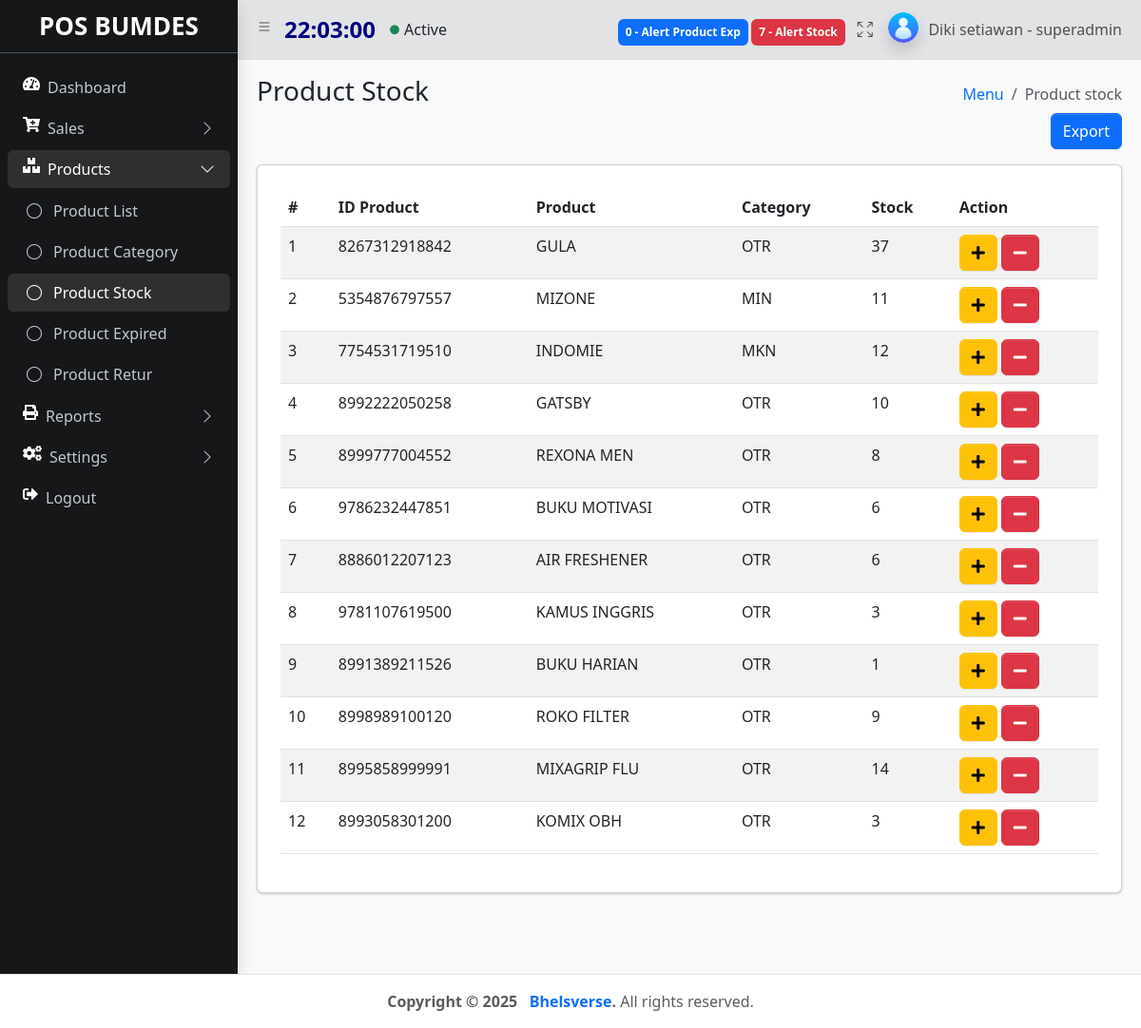
The page /index.php?&module=productStock&action=list (signed in) on the database its author committed.
### tables this page shows
CREATE TABLE `products` (
  `id` int(11) NOT NULL,
  `id_produk` varchar(50) NOT NULL,
  `nama_produk` varchar(100) NOT NULL,
  `id_kategori` varchar(11) NOT NULL,
  `stok` int(9) NOT NULL,
  `satuan` varchar(50) NOT NULL,
  `harga` int(9) NOT NULL,
  `product_exp` date DEFAULT NULL,
  `diskonitem` int(11) NOT NULL,
  `create_at` timestamp NOT NULL DEFAULT current_timestamp(),
  `update_at` timestamp NOT NULL DEFAULT current_timestamp()
);

CREATE TABLE `kategori` (
  `id_kategori` int(11) NOT NULL,
  `flag` text NOT NULL,
  `name` varchar(50) NOT NULL,
  `create_at` timestamp NOT NULL DEFAULT current_timestamp(),
  `update_at` timestamp NOT NULL DEFAULT current_timestamp()
);

### module/productStock/list.php (the view, shortened to what this page needs)
<?php
  $id_produk = isset($_GET['id_produk']) ? $_GET['id_produk'] : false;
  mysqli_query($koneksi, "DELETE FROM products WHERE id_produk='$id_produk'");
  ?>
   <main class="app-main">
        <div class="app-content-header">
          <div class="container-fluid">
            <div class="row">
              <div class="col-sm-6"><h3 class="mb-0">Product Stock</h3></div>
              <div class="col-sm-6">
                <ol class="breadcrumb float-sm-end">
                  <li class="breadcrumb-item"><a href="#">Menu</a></li>
                  <li class="breadcrumb-item active" aria-current="page">Product stock</li>
                </ol>
              </div>
            </div>
            <div class="row">
            <div class="d-grid gap-2 d-md-flex justify-content-md-end">
            <a href="<?php echo BASE_URL . "module/productStock/export.php"; ?>" class="btn btn-primary">Export</a>
              </div>
              </div>
              <div class="col mt-2">
                <div class="card  mt-3 p-4">
              <table id="example" class="table table-striped">
                    <thead>
                      <tr>
                        <th scope="col">#</th>
                        <th scope="col">ID Product</th>
                        <th scope="col">Product</th>
                        <th scope="col">Category</th>
                        <th scope="col">Stock</th>
                        <th scope="col">Action</th>
                      </tr>
                    </thead>
                    <tbody>
                <?php
                $query = "SELECT products.id_produk, products.nama_produk, products.stok, products.satuan, products.harga, kategori.flag as flag_kategori FROM products INNER JOIN kategori ON products.id_kategori = kategori.id_kategori";
                $result = mysqli_query($koneksi, $query);
                if($result->num_rows > 0){
                    $no=1;
                while ($item = mysqli_fetch_assoc($result)) {
                  echo "
                      <tr>
                        <td>$no</td>
                        <td>$item[id_produk]</td>
                        <td>$item[nama_produk]</td>
                        <td>$item[flag_kategori]</td>
                        <td>$item[stok]</td>
                        <td> <a href='" . BASE_URL . "index.php?&module=productStock&action=formadd&id_produk=$item[id_produk]' type='button' class='btn btn-warning' ><i class='fas fa-plus'></i></a>
                        <a href='" . BASE_URL . "index.php?&module=productStock&action=formmin&id_produk=$item[id_produk]' type='button' class='btn btn-danger' ><i class='fas fa-minus'></i></a>  </td>
                      </tr>";
                      $no++;
                    };
                   }else{
                    echo '<script>Swal.fire({
                    title: "Product stock is empty!",
                    text: "You clicked the button!",
                    icon: "warning"
                  });</script>';
                   } ?>
                    </tbody>
                  </table>
                </div>
              </div>
            </div>
          </div>
        </div>

### rows shown on the page
products: id_produk "8267312918842", nama_produk "GULA", id_kategori.flag "OTR", stok "37"
products: id_produk "5354876797557", nama_produk "MIZONE", id_kategori.flag "MIN", stok "11"
products: id_produk "7754531719510", nama_produk "INDOMIE", id_kategori.flag "MKN", stok "12"
products: id_produk "8992222050258", nama_produk "GATSBY", id_kategori.flag "OTR", stok "10"
products: id_produk "8999777004552", nama_produk "REXONA MEN", id_kategori.flag "OTR", stok "8"
products: id_produk "9786232447851", nama_produk "BUKU MOTIVASI", id_kategori.flag "OTR", stok "6"
products: id_produk "8886012207123", nama_produk "AIR FRESHENER", id_kategori.flag "OTR", stok "6"
products: id_produk "9781107619500", nama_produk "KAMUS INGGRIS", id_kategori.flag "OTR", stok "3"
products: id_produk "8991389211526", nama_produk "BUKU HARIAN", id_kategori.flag "OTR", stok "1"
products: id_produk "8998989100120", nama_produk "ROKO FILTER", id_kategori.flag "OTR", stok "9"
products: id_produk "8995858999991", nama_produk "MIXAGRIP FLU", id_kategori.flag "OTR", stok "14"
products: id_produk "8993058301200", nama_produk "KOMIX OBH", id_kategori.flag "OTR", stok "3"

### other values the page prints
$notifalertexp "0"
$notifalert "7"
$nama "Diki setiawan"
$role "superadmin"
